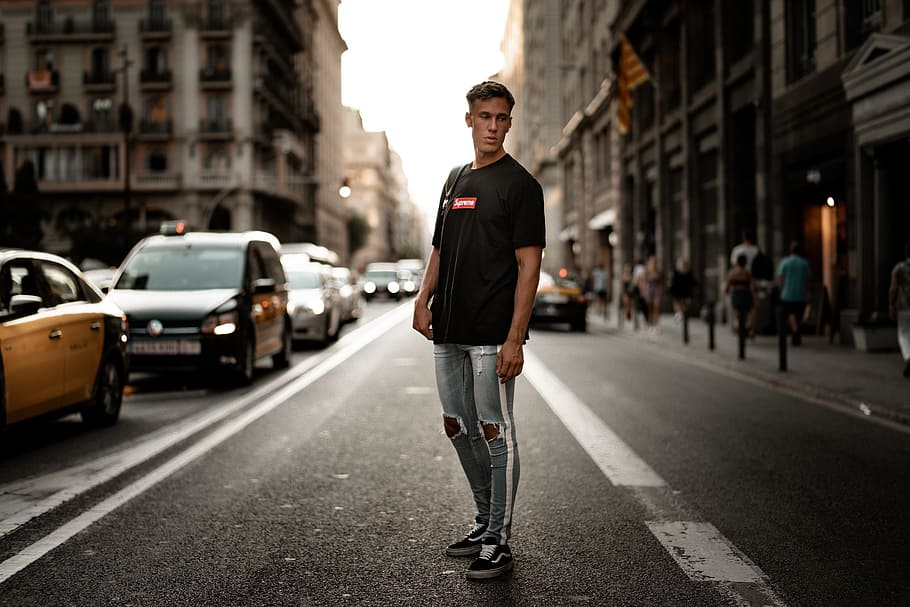
#> input picture hj.jpg, 910 x 607 px; its folder holds only this picture in this run
$ python -i lane_image_processing.py   (imports and definitions only)
#> lines starting #> are read from the running program, lines starting #| are printed output that depends on the picture; after the words box and inside, x2 and y2 are one past the last pixel; in counts of white or black regions, pixels touching at a corner belong together
#importing some useful packages
import matplotlib.pyplot as plt
import matplotlib.image as mpimg
import numpy as np
import cv2
import os

def grayscale(img):
    """Applies the Grayscale transform."""
    return cv2.cvtColor(img, cv2.COLOR_RGB2GRAY)

def canny(img, low_threshold, high_threshold):
    """Applies the Canny transform."""
    return cv2.Canny(img, low_threshold, high_threshold)

def gaussian_blur(img, kernel_size):
    """Applies a Gaussian Noise kernel."""
    return cv2.GaussianBlur(img, (kernel_size, kernel_size), 0)

def region_of_interest(img, vertices):
    """Applies an image mask."""
    mask = np.zeros_like(img)
    if len(img.shape) > 2:
        channel_count = img.shape[2]
        ignore_mask_color = (255,) * channel_count
    else:
        ignore_mask_color = 255
    cv2.fillPoly(mask, vertices, ignore_mask_color)
    return cv2.bitwise_and(img, mask)

def draw_lines(img, lines, color=[255, 0, 0], thickness=2):
    """Draw lines on an image."""
    for line in lines:
        for x1, y1, x2, y2 in line:
            cv2.line(img, (x1, y1), (x2, y2), color, thickness)

def hough_lines(img, rho, theta, threshold, min_line_len, max_line_gap):
    """Returns an image with Hough lines drawn."""
    lines = cv2.HoughLinesP(img, rho, theta, threshold, np.array([]), minLineLength=min_line_len, maxLineGap=max_line_gap)
    line_img = np.zeros((img.shape[0], img.shape[1], 3), dtype=np.uint8)
    draw_lines(line_img, lines)
    return line_img

def weighted_img(img, initial_img, α=0.8, β=1., λ=0.):
    """Combine two images."""
    return cv2.addWeighted(initial_img, α, img, β, λ)

def process_frame(image):
    gray_image = grayscale(image)
    img_hsv = cv2.cvtColor(image, cv2.COLOR_RGB2HSV)
#> img_hsv: shape (607, 910, 3); mean H, S, V 19.5, 76.6, 85.2
    lower_yellow = np.array([20, 100, 100], dtype="uint8")
    upper_yellow = np.array([30, 255, 255], dtype="uint8")
    mask_yellow = cv2.inRange(img_hsv, lower_yellow, upper_yellow)
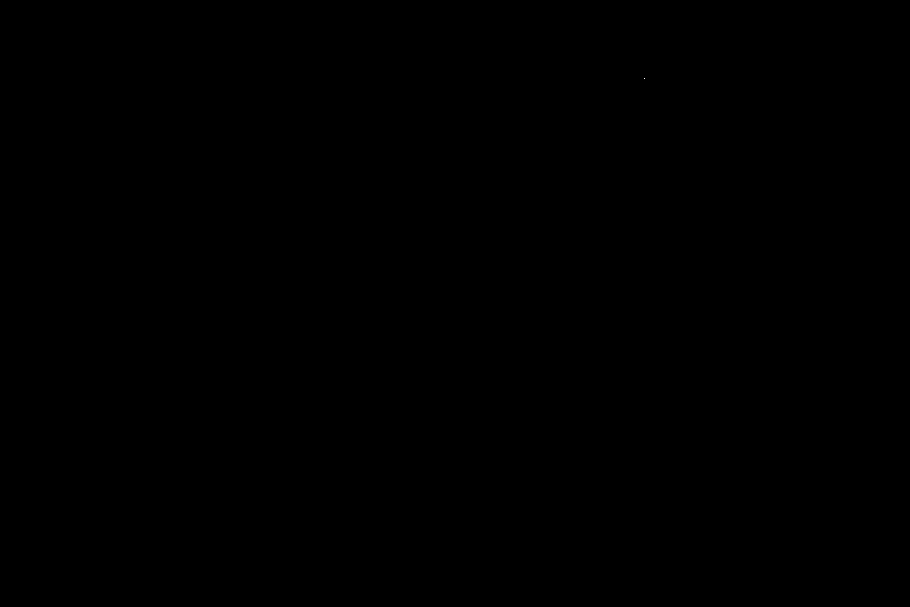
#> mask_yellow: shape (607, 910); 0% white in thin lines or dots, all inside (x1, y1, x2, y2) = (644, 78, 645, 79)
    mask_white = cv2.inRange(gray_image, 200, 255)
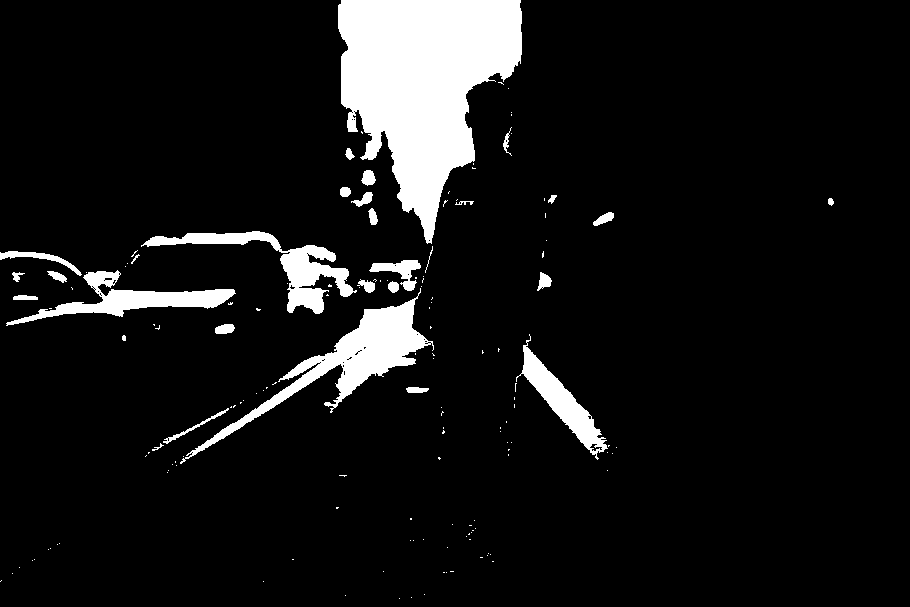
#> mask_white: shape (607, 910); 8.5% white; 151 white regions (121 under 20 px), largest, box (x1, y1, x2, y2) and area: (338, 0, 522, 244) 26279, (180, 288, 434, 464) 6970, (141, 231, 357, 314) 4005
    mask_yw = cv2.bitwise_or(mask_white, mask_yellow)
    mask_yw_image = cv2.bitwise_and(gray_image, mask_yw)
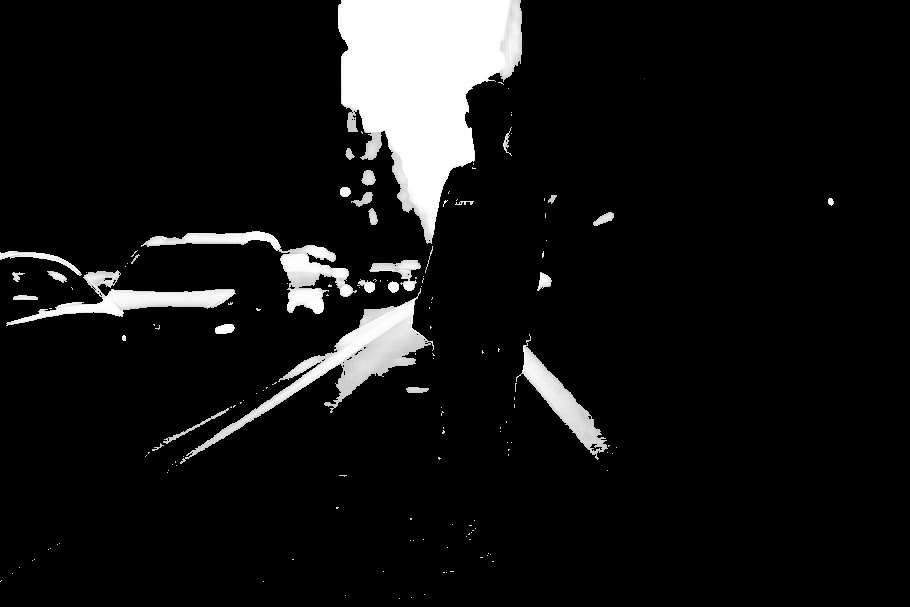
#> mask_yw_image: shape (607, 910); min 0, max 255, mean 20.5
    gauss_gray = gaussian_blur(mask_yw_image, 5)
    canny_edges = canny(gauss_gray, 50, 150)
#> in canny, `return cv2.Canny(img, low_threshold, high_threshold)`: returned value: shape (607, 910); 1.2% white in thin lines or dots, all inside (x1, y1, x2, y2) = (0, 0, 834, 583)

    imshape = image.shape
#> imshape = (607, 910, 3)
    vertices = np.array([[
        (imshape[1] / 9, imshape[0]),
        (imshape[1] / 2 - imshape[1] / 8, imshape[0] / 2 + imshape[0] / 10),
        (imshape[1] / 2 + imshape[1] / 8, imshape[0] / 2 + imshape[0] / 10),
        (imshape[1] - imshape[1] / 9, imshape[0])
    ]], dtype=np.int32)

    roi_image = region_of_interest(canny_edges, vertices)
#> in region_of_interest, `cv2.fillPoly(mask, vertices, ignore_mask_color)`:
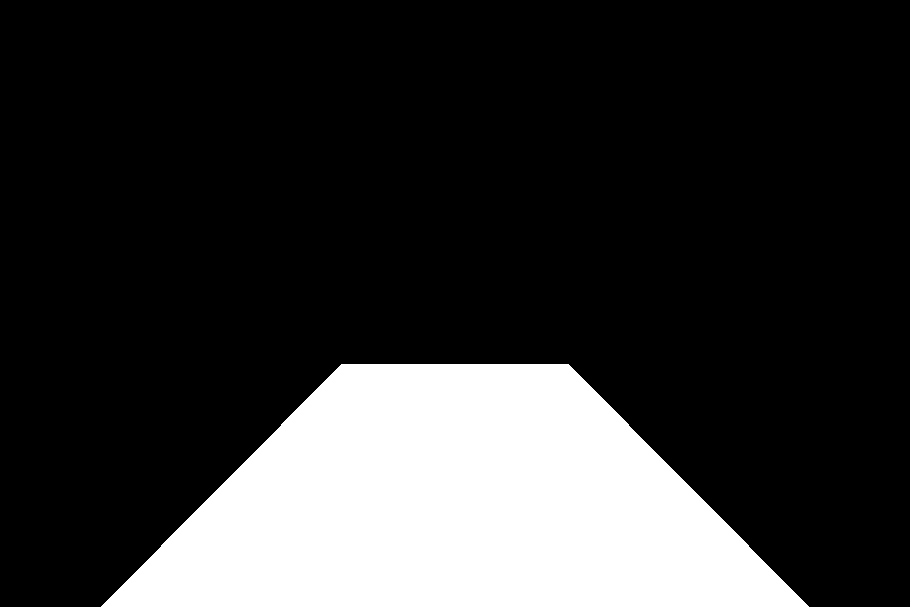
#> mask: shape (607, 910); 20.6% white; 1 white region, box (x1, y1, x2, y2) and area: (101, 364, 809, 607) 113724
#> in region_of_interest, `return cv2.bitwise_and(img, mask)`:
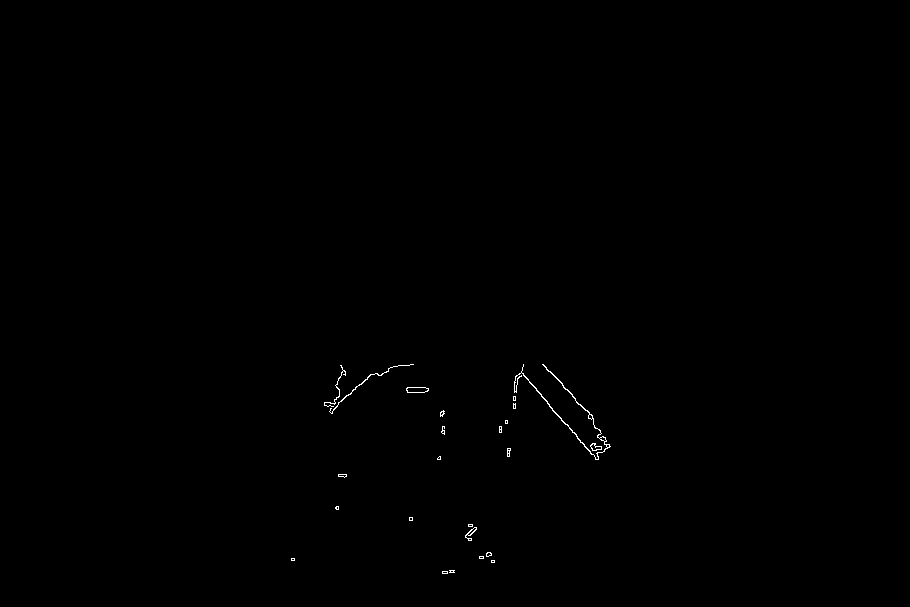
#> returned value: shape (607, 910); 0.19% white in thin lines or dots, all inside (x1, y1, x2, y2) = (291, 364, 611, 574)
    line_image = hough_lines(roi_image, 2, np.pi/180, 20, 50, 200)
#> in hough_lines, `lines = cv2.HoughLinesP(img, rho, theta, threshold, np.array([]), minL..`: lines = 28 rows, first 6: [523, 375, 596, 459], [543, 364, 592, 418], [338, 389, 567, 389], [508, 456, 518, 374], [521, 371, 597, 459], [469, 540, 516, 375]
#> the loop in draw_lines, `for line in lines:` made 28 passes
#> line on passes 1 to 12: [[523, 375, 596, 459]], [[543, 364, 592, 418]], [[338, 389, 567, 389]], [[508, 456, 518, 374]], [[521, 371, 597, 459]], [[469, 540, 516, 375]], [[324, 404, 400, 365]], [[557, 378, 610, 446]], [[294, 560, 342, 368]], [[343, 374, 605, 449]], [[340, 365, 609, 447]], [[336, 384, 411, 364]]
#> after the loop in draw_lines, `for line in lines:`:
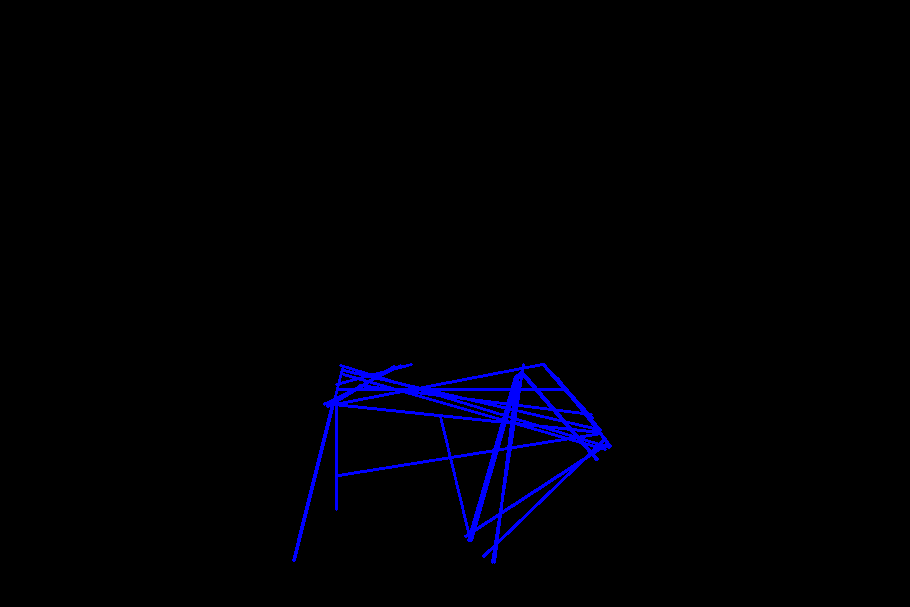
#> img: shape (607, 910, 3); mean of channels 0, 1, 2 4.8, 0, 0; drawn as B, G, R
    result = weighted_img(line_image, image)
#> in weighted_img, `return cv2.addWeighted(initial_img, α, img, β, λ)`:
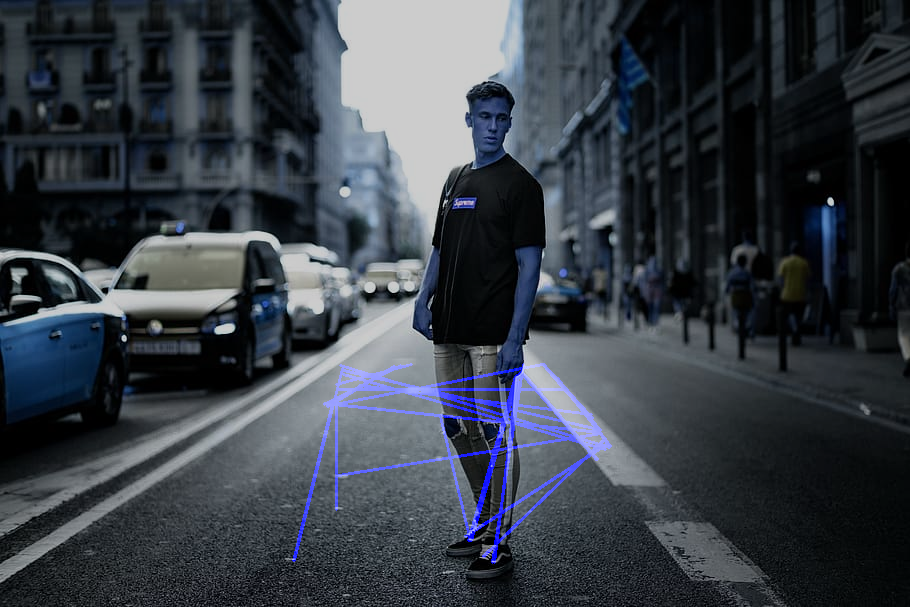
#> returned value: shape (607, 910, 3); mean of channels 0, 1, 2 70.5, 62.3, 56; drawn as B, G, R
    return result

# Process images
image_folder_path = r"C:\Users\souvi\OneDrive\Desktop\New folder (2)\test_images"
# [6 lines not run here, left out]

>>> import cv2
>>> picture = cv2.cvtColor(cv2.imread('hj.jpg'), cv2.COLOR_BGR2RGB)
>>> result = process_frame(picture)

$ run again, on k.jpg
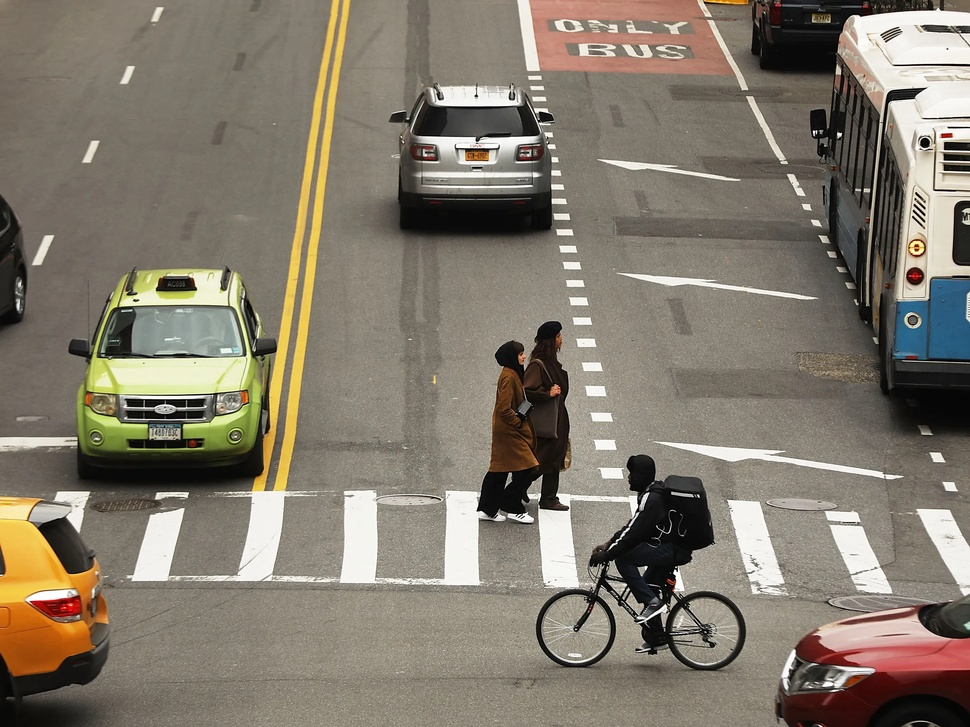
#> input picture k.jpg, 970 x 727 px, shrunk from 2400 x 1800 before the run
#> img_hsv: shape (727, 970, 3); mean H, S, V 21.6, 47.6, 131.7
#> in process_frame, `mask_yellow = cv2.inRange(img_hsv, lower_yellow, upper_yellow)`:
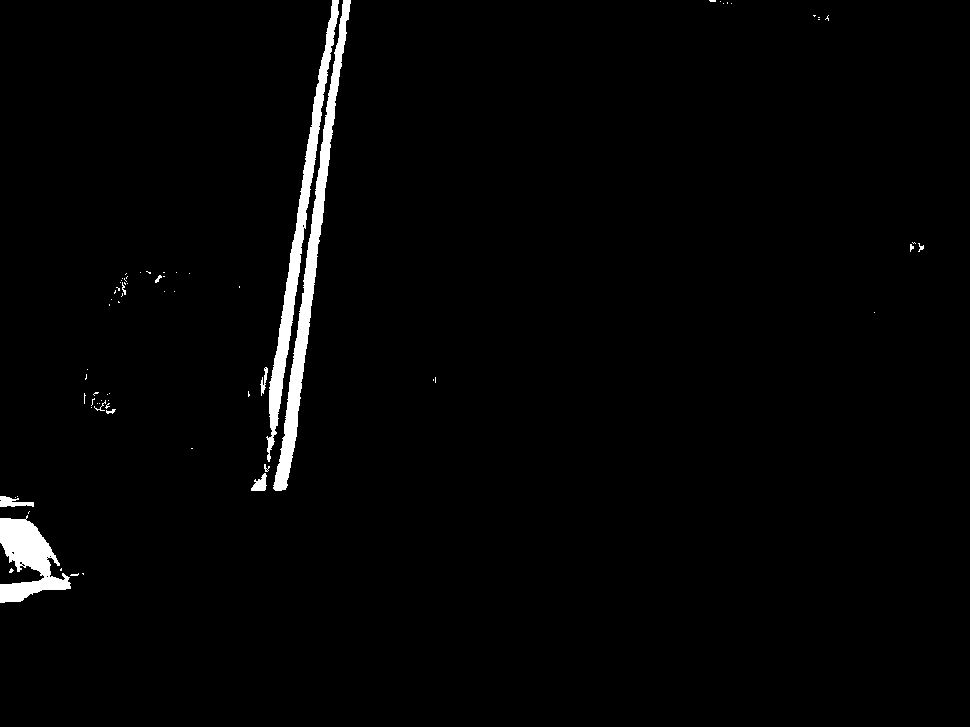
#> mask_yellow: shape (727, 970); 1.9% white; 71 white regions (58 under 20 px), largest, box (x1, y1, x2, y2) and area: (273, 0, 351, 491) 5133, (266, 0, 339, 462) 4386, (0, 515, 71, 603) 3179
#> mask_white: shape (727, 970); 10% white; 660 white regions (526 under 20 px), largest, box (x1, y1, x2, y2) and area: (845, 8, 970, 299) 15319, (127, 469, 485, 586) 12357, (99, 273, 251, 394) 4920
#> mask_yw: shape (727, 970); 11.3% white; 588 white regions (469 under 20 px), largest, box (x1, y1, x2, y2) and area: (127, 0, 485, 586) 17544, (845, 8, 970, 299) 15319, (99, 273, 251, 394) 4920
#> mask: shape (727, 970); 20.6% white; 1 white region, box (x1, y1, x2, y2) and area: (107, 436, 863, 727) 145500
#> lines = 78 rows, first 6: [265, 576, 711, 591], [310, 496, 647, 496], [236, 580, 695, 588], [344, 500, 646, 500], [360, 490, 632, 518], [271, 572, 695, 587]
#> the loop in draw_lines, `for line in lines:` made 78 passes
#> in weighted_img, `return cv2.addWeighted(initial_img, α, img, β, λ)`:
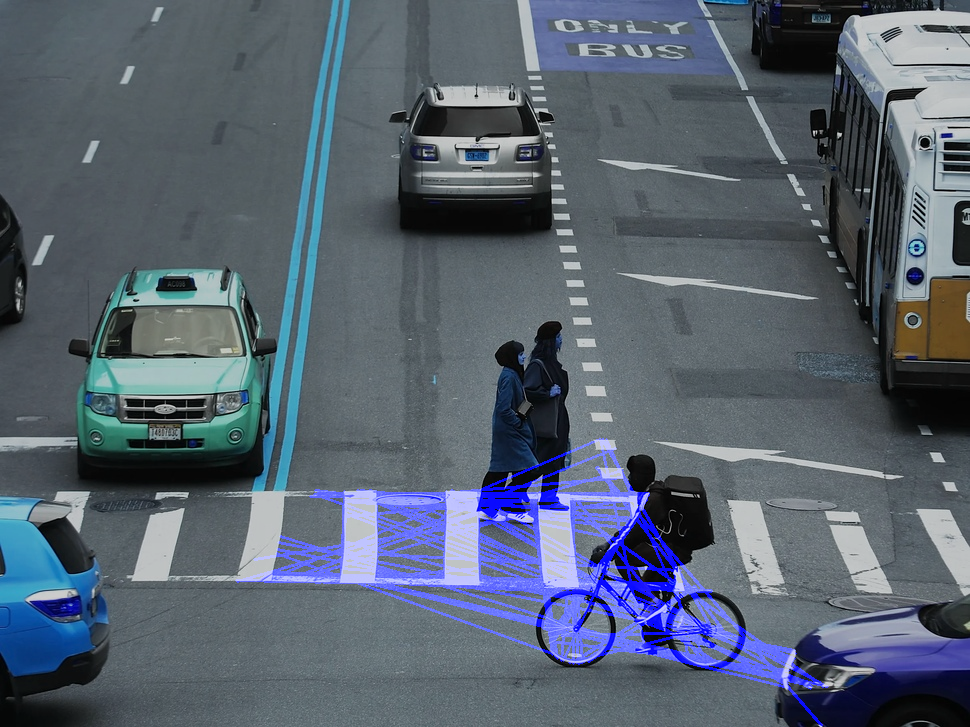
#> returned value: shape (727, 970, 3); mean of channels 0, 1, 2 112.3, 98, 87; drawn as B, G, R
